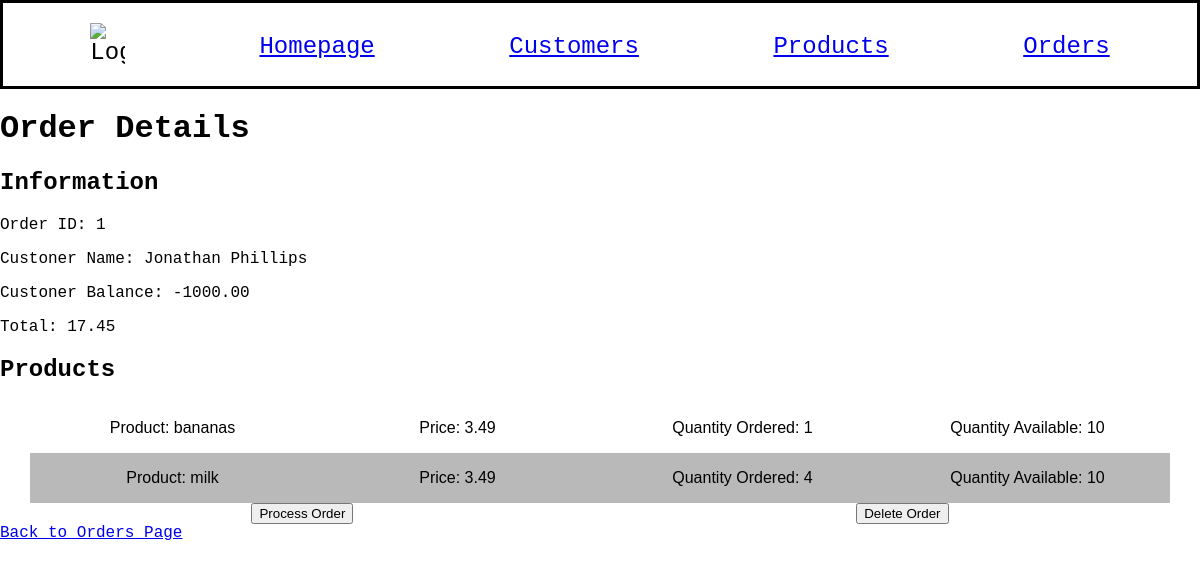
The app's page /orders/1 with its own data.
### models.py (models this page shows, shortened)
class Order(db.Model):
    id = mapped_column(Integer, primary_key=True)
    customer_id = mapped_column(Integer, ForeignKey(Customer.id), nullable=False)
    created = mapped_column(DateTime, default=func.now())
    processed = mapped_column(DateTime, nullable=True, default=None)
    customer = relationship("Customer", back_populates="orders")
    items = relationship("ProductOrder", back_populates="order")
    strategy = mapped_column(String(20), nullable=False, default="adjust")

class Customer(db.Model):
    id = mapped_column(Integer, primary_key=True)
    name = mapped_column(String(200), nullable=False, unique=True)
    phone = mapped_column(String(20), nullable=False)
    balance = mapped_column(Numeric(10,2), nullable=False, default=100)
    orders = relationship("Order")

class ProductOrder(db.Model):
    id = mapped_column(Integer, primary_key=True)
    order_id = mapped_column(Integer, ForeignKey(Order.id), nullable=False)
    product_id = mapped_column(Integer, ForeignKey(Product.id), nullable=False)
    product = relationship("Product")
    order = relationship("Order")
    quantity = mapped_column(Integer, nullable=False, default=0)

class Product(db.Model):
    id = mapped_column(Integer, primary_key=True)
    name = mapped_column(String(200), nullable=False, unique=True)
    price = mapped_column(Numeric(10,2), nullable=False)
    quantity = mapped_column(Integer, nullable=False, default=10)

### app.py (the view)
@app.route("/orders/<int:order_id>")
def order_detail(order_id):
    order = Order.query.get_or_404(order_id)
    customer = Customer.query.get(order.customer_id)
    order.total = sum(item.product.price * item.quantity for item in order.items)
    customer.balance -= order.total
    db.session.commit()
    return render_template("order_details.html", order=order, customer=customer)

### templates/order_details.html
{% extends "base.html" %}
{% block content %}
<h1>Order Details</h1>
<h2>Information</h2>
<p>Order ID: {{ order.id }}</p>
<p>Custoner Name: {{ customer.name}}</p>
<p>Custoner Balance: {{ customer.balance}}</p>
<p>Total: {{ order.total }}</p>
<h2>Products</h2>
{% for item in order.items %}
<div class="spreadsheet">
    <div>
        <p>Product: {{ item.product.name }}</p>
    </div>
    <div>
        <p>Price: {{ item.product.price }}</p>
    </div>
    <div>
        <p>Quantity Ordered: {{ item.quantity }}</p>
    </div>
    <div>
        <p>Quantity Available: {{ item.product.quantity }}</p>
    </div>
</div>
{% endfor %}
<div style="display: flex; justify-content: space-around;">
    <form action="{{ url_for('order_update', order_id=order.id) }}" method="post">
        <input  type="submit" value="Process Order" {% if order.processed %}disabled{% endif %}>
    </form>
    <form action="{{ url_for('order_delete', order_id=order.id) }}" method="post">
        <input type="submit" value="Delete Order" {% if order.processed %}disabled{% endif %}>
    </form>
</div>
<a href="/orders">Back to Orders Page</a>
{% endblock %}

### static/style.css (style rules this page uses)
body { background-color: rgb(255, 255, 255); margin: 0 auto; font-family: 'Courier New', Courier, monospace; }
.spreadsheet { font-family: Arial, Helvetica, sans-serif; border-collapse: collapse; margin: 0px 30px 0px 30px; display: flex; justify-content: spac e-between; }
.spreadsheet div { flex: 1; display: flex; justify-content: center; align-items: center; }
.spreadsheet:nth-child(even) { background-color: rgb(185, 185, 185); }

### records on screen
Order: id "1", processed "Process Order", processed "Delete Order"
Customer: name "Jonathan Phillips", balance "-1000.00"
ProductOrder: product.name "bananas", product.price "3.49", quantity "1", product.quantity "10"
ProductOrder: product.name "milk", product.price "3.49", quantity "4", product.quantity "10"

### other values on screen
{{ order.total }} "17.45"
